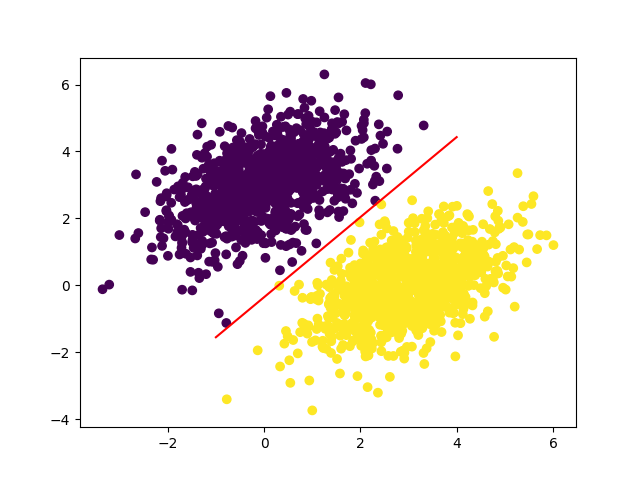

This chart was generated by the following Python code:
import numpy as np
import tensorflow as tf
import matplotlib.pyplot as plt

num_samples_per_class = 1000

# shape (1000, 2)
negative_samples = np.random.multivariate_normal(
    mean=[0, 3],
    cov=[[1., 0.5], [0.5, 1.]],  # 2D points
    size=num_samples_per_class,
)

# shape (1000, 2)
positive_samples = np.random.multivariate_normal(
    mean=[3, 0],
    cov=[[1., 0.5], [0.5, 1.]],  # 2D points
    size=num_samples_per_class,
)

# shape (2000, 2)
inputs = np.vstack((
    negative_samples,
    positive_samples),
).astype(np.float32)

# target labels (0, 1)
targets = np.vstack((
    np.zeros((num_samples_per_class, 1), dtype=np.float32),  # negative samples
    np.ones((num_samples_per_class, 1), dtype=np.float32),  # positive samples
))

# 2D points
input_dim = 2
# single score per sample (close to 0 is class 0, close to 1 is class 1)
output_dim = 1

# initialize our weights
W = tf.Variable(initial_value=tf.random.uniform(shape=(input_dim, output_dim)))

# initialize our biases
b = tf.Variable(initial_value=tf.zeros(shape=(output_dim,)))


# forward pass
def model(inputs):
    return tf.matmul(inputs, W) + b


# loss function
def square_loss(targets, predictions):
    per_sample_losses = tf.square(targets - predictions)
    # average loss scores to a single scalar
    return tf.reduce_mean(per_sample_losses)


# larger learning rate since we are using batch training and not mini-batch training
learning_rate = 0.1


def training_step(inputs, targets):
    with tf.GradientTape() as tape:
        predictions = model(inputs)
        loss = square_loss(targets, predictions)

    # compute gradients
    grad_loss_wrt_W, grad_loss_wrt_b = tape.gradient(loss, [W, b])

    # update weights
    W.assign_sub(learning_rate * grad_loss_wrt_W)
    b.assign_sub(learning_rate * grad_loss_wrt_b)


epochs = 50

# training loop
for step in range(epochs):
    loss = training_step(inputs, targets)
    print(f"Epoch: {step}, Loss: {loss}")

predictions = model(inputs)

x = np.linspace(-1, 4, 100)
y = -W[0] / W[1] * x + (0.5 - b) / W[1]
plt.plot(x, y, '-r')
plt.scatter(inputs[:, 0], inputs[:, 1], c=predictions[:, 0] > 0.5)
plt.savefig('linear-classification-tensorflow.png')
